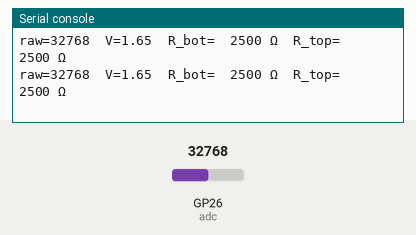
The program below on a simulated Raspberry Pi Pico running MicroPython. On the bench: the last lines printed to the serial console. The test bench sets the inputs (shaded band); at power-on: GP26 (adc) = 32768 (analog values on the 0–65535 scale).

Above: at 1.2 s.
1.3 s: GP26 (adc) set to 57670
At 1.71 s:
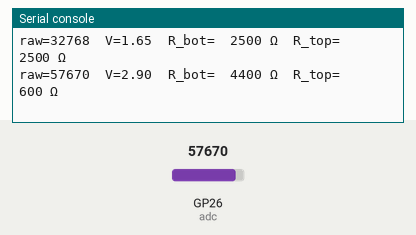
3.0 s: GP26 (adc) set to 65535
At 3.21 s:
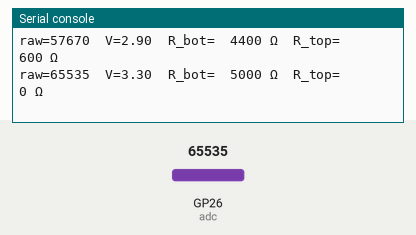
4.5 s: GP26 (adc) set to 7864
At 4.72 s:
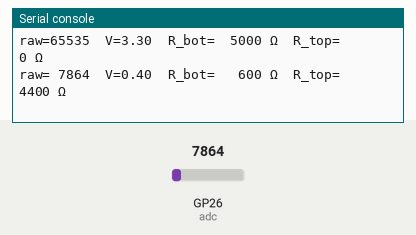
6.0 s: GP26 (adc) set to 0
At 6.22 s:
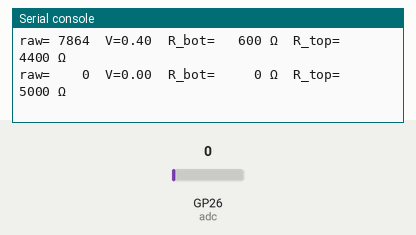

The program:

12_ADC_POT.py
```python
# ================================================================
#  파일명    : 12_ADC_POT.py
#  설명      : 가변저항 (POT) 을 읽어 raw · 전압 · 저항값까지 계산
#             POT 은 분압으로 연결되므로 wiper 위치에 따라
#             위쪽 (R_top) · 아래쪽 (R_bot) 저항 비율만 바뀜
#              R_bot = R_TOTAL × (raw / 65535)
#              R_top = R_TOTAL - R_bot
#  준비      : JP1 점퍼를 B - Center (POT) 위치로 이동
#  대상 부품 : 가변저항 (POT) · GP26 · ADC(0)
#  보드      : YeonTahn Board V1
#  회사      : TouchLabs (https://touchlabs.kr)
#  작성자    : yangjipsa
#  작성일    : 2026-08-28
# ================================================================

from machine import ADC
from time import sleep

# ---------- 설정 ----------
adc = ADC(26)               # GP26 · ADC0

VREF    = 3.3               # ADC 기준 전압
FULL    = 65535             # 16-bit 최대값
R_TOTAL = 5_000             # 가변저항 총 저항 · R7 · Alps RK09K1130AU2 · 5kΩ

try:
    while True:
        raw   = adc.read_u16()
        volt  = raw * VREF / FULL
        ratio = raw / FULL
        r_bot = R_TOTAL * ratio
        r_top = R_TOTAL - r_bot

        print(f"raw={raw:5d}  V={volt:.2f}  "
              f"R_bot={r_bot:6.0f} Ω  R_top={r_top:6.0f} Ω")
        sleep(0.3)

except KeyboardInterrupt:
    pass
```

Measured:
- after the input at 1.3 s, the serial console: prints a new line after 0.20 s (image 1)
- after the input at 3.0 s, the serial console: prints a new line at once (image 2)
- after the input at 4.5 s, the serial console: prints a new line at once (image 3)
- after the input at 6.0 s, the serial console: prints a new line at once (image 4)
